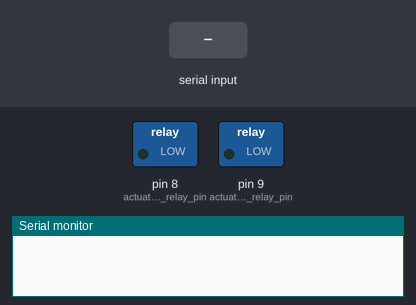
The sketch below on a simulated Arduino Nano, built with avr-gcc and run on an emulated ATmega328P. Parts: switched loads named in the sketch (green lamp = pin HIGH), the last lines printed to the serial monitor. The inputs (shaded band) are chosen by the test bench.

Above: at 0.1 s.
At 2.1 s:
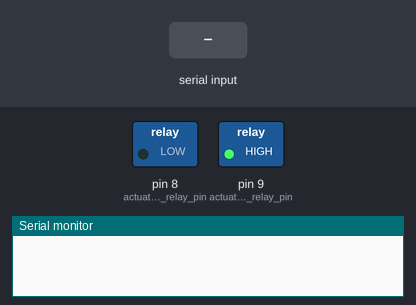
At 7.2 s:
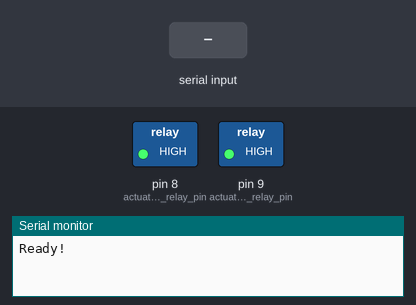
7.3 s: "<90,45>" received over the second serial link
9.0 s: "<101>" received over the second serial link
10.7 s: "<1,90>" received over the second serial link
Timing chart, 0 to 13.7 s (numbered marks = the images above; inputs shaded):
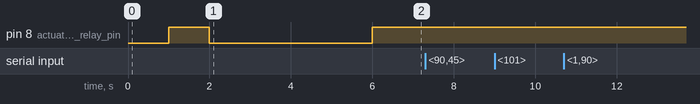

The sketch:

feeder_nano.ino
```cpp
// MODIFY ACCORDINGLY
const int this_node_ID = 1;       // Unique ID, positive integer
const int relay_trigger = LOW;    // "HIGH" or "LOW"
const char feeder_type = 'A';     // 'A': Auger, means that a motor only needs to move forward
                                  // 'L': Linear actuator, means a motor needs to move back-and-forth
const int actuation_time = 3000;  // Time period (millisecond) of each auger motion or linear actuator motion.

// -------------- DO NOT MODIFY FOLrelay_triggerINGS ----------------
#include <SoftwareSerial.h>

// pin settings
const int actuator_pos_relay_pin = 8;
const int actuator_neg_relay_pin = 9;
const byte Xbee_rxPin = A6;
const byte Xbee_txPin = A7;

SoftwareSerial XBee(Xbee_rxPin, Xbee_txPin);

/// variables
// genera
unsigned long start_time;
bool is_success;  // Bool used to determine success or failure in node
int consist_pos_counter;

// Xbee
bool started = false;  //True: Message is strated
bool ended = false;    //True: Message is finished
char incomingByte;     //Variable to store the incoming byte
char msg[100];         //Message - array
byte index;            //Index of array
// message context
int feeder_ID;  // 3: 0, 1, 2
int cmd;        // 3: 3, 4, 5

// ultrasonic
unsigned int distance;  // this is the good one
byte hdr, data_h, data_l, chksum;
unsigned int dist;  // for the realing function

// setup
void setup() {
  delay(1000);

  // to computer
  Serial.begin(9600);

  // Initialize XBee
  XBee.begin(9600);  // Initialize XBee communication at 9600 baud

  // Initialize linear actuator
  pinMode(actuator_pos_relay_pin, OUTPUT);
  pinMode(actuator_neg_relay_pin, OUTPUT);
  digitalWrite(actuator_pos_relay_pin, 1 - relay_trigger);
  digitalWrite(actuator_neg_relay_pin, 1 - relay_trigger);
  delay(1000);

  if (feeder_type == 'A') {
    ball_reset();
  }

  drain_XBee();
  Serial.println("Ready!");
}

void loop() {
  XBee.listen();
  if (XBee.available()) {
    // read message and store
    receive_XBee();

    // skip other node information
    if (feeder_ID != this_node_ID)
      return;
    Serial.println("This node!");

    // Feed cmd
    if (cmd == 101) {
      if (feeder_type == 'A') {
        Serial.println("Start ball release!");
        ball_release();
        Serial.println("End ball release!");
      } else if (feeder_type == 'L') {
        ball_reset();
        Serial.println("Auger release!");
      }
    }
    // other cmd
    else {
      Serial.println("Unknown cmd...");
    }
    delay(200);
  }
}

// receive message from XBee
// <[feeder_ID, 3][cmd, 3][planned_timeout_sec, 4][planned_distance, 4]>
void receive_XBee() {
  XBee.listen();
  delay(200);  // so that the giver gives the info fully
  while (XBee.available() > 0) {
    //Read the incoming byte
    incomingByte = XBee.read();
    //Start the message when the '<' symbol is received
    if (incomingByte == '<') {
      started = true;
      index = 0;
      msg[index] = '\0';  // Throw away any incomplete packet
    }
    //End the message when the '>' symbol is received
    else if (incomingByte == '>') {
      ended = true;
      break;  // Done reading - exit from while loop!
    }
    //Read the message!
    else {
      if (index < 100 - 1)  // Make sure there is room
      {
        msg[index] = incomingByte;  // Add char to array
        index++;
        msg[index] = '\0';  // Add NULL to end
      }
    }
  }

  Serial.println("XBee received:");
  Serial.println(msg);  // display it

  if (started && ended) {
    String receivedMsg(msg);
    feeder_ID = receivedMsg.substring(0, 3).toInt();
    // only process more when this is the ID
    if (feeder_ID == this_node_ID) {
      cmd = receivedMsg.substring(3, 6).toInt();
      Serial.println("CMD:");
      Serial.println(cmd);
    }
    // reset receiver
    index = 0;
    msg[index] = '\0';
    started = false;
    ended = false;
  }
}

// drain old message from XBee
void drain_XBee() {
  XBee.listen();
  while (XBee.available() > 0) {
    //Read the incoming byte
    incomingByte = XBee.read();
  }
}

// send message to XBee
// <[center_ID = 000, 3][feeder_ID, 3][is_success, 1]>
void send_XBee(bool is_success) {
  XBee.listen();
  sprintf(msg, "<%03d%03d%1d>", 0, feeder_ID, is_success);
  XBee.println(msg);
  Serial.println("XBee sent:");
  Serial.println(msg);
}

// Function ball_release: relay_triggerers linear actuator to release the ball and then raises it back up to original position ready to be loaded again.
void ball_release() {
  digitalWrite(actuator_neg_relay_pin, relay_trigger);
  delay(actuation_time);
  digitalWrite(actuator_neg_relay_pin, 1 - relay_trigger);
  delay(100);
  // Resets actuator to fully extended position
  digitalWrite(actuator_pos_relay_pin, relay_trigger);
  delay(actuation_time + 1000);
  digitalWrite(actuator_pos_relay_pin, 1 - relay_trigger);
}

void ball_reset() { // also for auger motion
  // Raise linear actuator if not raised already
  digitalWrite(actuator_pos_relay_pin, relay_trigger);
  delay(actuation_time + 1000);
  digitalWrite(actuator_pos_relay_pin, 1 - relay_trigger);
}
```
